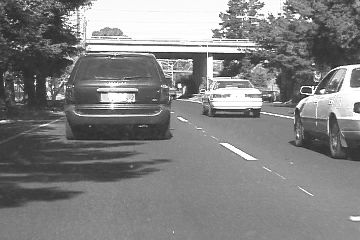
#> input picture Car4/img/0010.jpg, 360 x 240 px; its folder holds only this picture in this run
$ python track.py   (older library calls are emulated)
#> lines starting #> are read from the running program, lines starting #| are printed output that depends on the picture
import os
import sys
import cv2
import math
import argparse
import numpy as np
from copy import deepcopy
import matplotlib.pyplot as plt


# [16 lines left out: function shift_data, not called in this run]

def display_groundtruth(images, gt_path, test_video):
	f = open(gt_path, "r")
	result = []

	cnt = 1
	for im in images:
		bb = f.readline()
		if test_video == 1:
			bb = bb.split()
		else:
			bb = bb.split(',')
		bb = np.asarray(bb, dtype=int)
		im = cv2.rectangle(im, (bb[0], bb[1]), (bb[2]+bb[0], bb[3]+bb[1]), color=(0,0,255), thickness=2)
		result.append(im)
		cnt = cnt + 1

	result = np.asarray(result)

	return result

def get_W(p):
	W = np.asarray([[p[0][0]+1, p[2][0], p[4][0]],
				    [p[1][0], p[3][0]+1, p[5][0]]], dtype = 'float32')

	return W

# [12 lines of commented-out code are left out]

def traks_obj_util(img, T, p, bb):
	W = get_W(p)
	# img = cv2.cvtColor(img, cv2.COLOR_BGR2GRAY)
	# T = cv2.cvtColor(T, cv2.COLOR_BGR2GRAY)
	W = cv2.invertAffineTransform(W)

	I = cv2.warpAffine(img, W, (img.shape[1], img.shape[0]))

	grad_x = cv2.Sobel(img, cv2.CV_32F, 1, 0, ksize=3)
	grad_y = cv2.Sobel(img, cv2.CV_32F, 0, 1, ksize=3)

	grad_x = cv2.warpAffine(grad_x, W, (grad_x.shape[1], grad_x.shape[0]))
	grad_y = cv2.warpAffine(grad_y, W, (grad_y.shape[1], grad_y.shape[0]))


	H = np.zeros((6,6))
	temp = np.zeros((6,1))

	error = T - I
	err = np.reshape(error,(-1,1))
	sigma = np.std(err)


	for y in range(bb[0], bb[2], 1):
		for x in range(bb[1], bb[3], 1):
			del_W = np.asarray([[x, 0, y, 0, 1, 0],
							    [0, x, 0, y, 0, 1]])
			grad = np.asarray([grad_x[y,x], grad_y[y,x]])

			sd = np.matmul(grad, del_W)
			sd = np.reshape(sd, (1,6))

			e = T[y, x] - I[y, x]

			# [10 lines of commented-out code are left out]
			H_ = np.matmul(sd.transpose(), sd)
			temp =  temp + sd.transpose()*e
			H = H + H_

	H_inv = np.linalg.inv(H)
	delta_p = np.matmul(H_inv, temp)

	e = 0
	for y in range(bb[0], bb[2], 1):
		for x in range(bb[1], bb[3], 1):
			e = e + (I[y, x] - T[y, x])**2

	return delta_p, I, math.sqrt(e)

# [237 lines left out: functions find_avg_brightness, track_obj_dragon, checkP, track_obj, not called in this run]

def track_obj_car(img, T, T_bb, p, cnt, bb):
	img = cv2.cvtColor(img, cv2.COLOR_BGR2GRAY)
	T = cv2.cvtColor(T, cv2.COLOR_BGR2GRAY)
	# [6 lines of commented-out code are left out]

	img = np.asarray(img, dtype='float32')
	T = np.asarray(T, dtype='float32')
	count = 0
	p_orig = p

	while count < 500:
		# img_copy = deepcopy(img)
		p_last = p
		delta_p, I, e = traks_obj_util(img, T, p, T_bb)
		p = p + delta_p
		count = count + 1
		if np.linalg.norm(delta_p) < 0.001:
			print('Found at ', count)
			break
		if np.linalg.norm(p) >= 185:
			p = p_orig
			break
	if count == 500:
		print("Oh no!! Couldn't track object!!!! Tragedy!!!!!!")
		p = p_orig


	# cv2.imwrite('Warped_car/frame' + str(cnt) + '.png', I)

	print("norm of delta p", np.linalg.norm(delta_p))
	print("e: ", e)
	W_inv = get_W(p)

	T1 = np.asarray([T_bb[1], T_bb[0], 1])
	T2 = np.asarray([T_bb[3], T_bb[2], 1])

	x1, y1 = np.matmul(W_inv, np.reshape(T1, (3,1)))
	x2, y2 = np.matmul(W_inv, np.reshape(T2, (3,1)))
	return np.asarray([int(y1), int(x1), int(y2), int(x2)]), p

def generate_video(gt_path,test_video,output_path,vid_path):
	cur_path = os.path.dirname(os.path.abspath(__file__))
	img_path = os.path.join(cur_path,output_path )
	images = []

	for name in sorted(os.listdir(img_path)):
		# print(name)
		im = cv2.imread(os.path.join(img_path, name))
		images.append(im)

	images = np.asarray(images)

	res = display_groundtruth(images, gt_path, test_video)

	vidWriter = cv2.VideoWriter(vid_path, cv2.VideoWriter_fourcc(*'mp4v'), 15, (res[0].shape[1], res[0].shape[0]))
	# count = 1
	for img in res:
		vidWriter.write(img)
		# [4 lines of commented-out code are left out]
	vidWriter.release()

# [9 lines left out: function get_bb, not called in this run]

def main():
	Parser = argparse.ArgumentParser()
	Parser.add_argument('--test_video', type=int, default = 1, help = 'Choose the inut test video. (1: Car4, 2: Bolt2, 3: DragonBaby) Default value:1')

	Args = Parser.parse_args()
	test_video = Args.test_video

	if test_video == 1:
		rel_path = "Car4/img"
		T_bb = [51, 70, 138, 177]
	elif test_video == 2:
		rel_path = "Bolt2/img"
		T_bb = [75, 269, 139, 303]
		# T_bb = [80, 269, 123, 303]
	elif test_video == 3:
		rel_path = "DragonBaby/img"
		T_bb = [83, 160, 148, 216]
	else:
		print("Input should be between 1-3.")
		exit()

	cur_path = os.path.dirname(os.path.abspath(__file__))
	img_path = os.path.join(cur_path, rel_path)
	gt_path = os.path.join(img_path, '../groundtruth_rect.txt')

	images = []

	for name in sorted(os.listdir(img_path)):
		im = cv2.imread(os.path.join(img_path, name))
#> im is the input picture: shape (240, 360, 3); min 22, max 255, mean 129.6
		images.append(im)

	images = np.asarray(images)

	print(len(images))
#| 1

	if test_video ==3:

		T_front = images[0]
		T_bb_front = [83, 160, 148, 216]
		T_side = images[10]
		T_bb_side = [59, 145, 130, 210]
		T_back = images[27]
		T_bb_back = [80, 190, 145, 255]

		count = 1
		if not os.path.exists('Output_dragon'):
			os.makedirs('Output_dragon')

		# initialize P
		p_front = np.asarray([0, 0, 0, 0, 0, 0])
		p_front = np.reshape(p_front, (6,1))
		p_side = np.asarray([0, 0, 0, 0, 0, 0])
		p_side = np.reshape(p_side, (6,1))
		p_back = np.asarray([0, 0, 0, 0, 0, 0])
		p_back = np.reshape(p_back, (6,1))
		bb = T_bb_front
		# temp_avg = find_avg_brightness(T[T_bb[0] - 10:T_bb[2] + 10, T_bb[1] - 10:T_bb[3] + 10, :])
		for i in range(len(images)):
			# if count == 0:
			# 	count = count + 1
			# 	continue
			img = deepcopy(images[i])
			bb, p_front, p_side, p_back = track_obj_dragon(images[i], T_front, T_bb_front, T_side, T_bb_side, T_back, T_bb_back, p_front, p_side, p_back, count, bb)
			img = cv2.rectangle(img, (bb[1], bb[0]), (bb[3], bb[2]), color=(255,0,0), thickness=2)

			cv2.imwrite('Output_dragon/frame%03d.png' % count, img)
			count = count + 1

		output_path =  "Output_dragon/"
		vid_path= "./DragonBabyResult.mp4"
		generate_video(gt_path,test_video, output_path, vid_path)


	if test_video ==1:
		T = images[0]

		p = np.asarray([0, 0, 0, 0, 0, 0])
		p = np.reshape(p, (6,1))
		bb = T_bb
		count = 1
		if not os.path.exists('Output_car'):
			os.makedirs('Output_car')
		# if os.path.exists("p_values.txt"):
		# 	os.remove("p_values.txt")
		# 	f = open("p_values.txt", "a")
		for i in range(len(images)):
			# [5 lines of commented-out code are left out]
			print("norm of p",np.linalg.norm(p))
			bb, p = track_obj_car(images[i], T, T_bb, p, i+1, bb)
			img = cv2.rectangle(images[i], (bb[1], bb[0]), (bb[3], bb[2]), color=(255,0,0), thickness=2)

			cv2.imwrite('Output_car/frame%03d.png' % count, img)
			count = count + 1

			print("```````````````````````````````````````", str(i+1))
#> this loop made 1 pass
#> (count, W_inv in track_obj_car, T1 in track_obj_car, T2 in track_obj_car, x1 in track_obj_car, y1 in track_obj_car) on pass 1: (2, [[1, 0, 0], [0, 1, 0]], [70, 51, 1], [177, 138, 1], [70], [51])
#| norm of p 0.0
#| Found at  1
#| norm of delta p 0.0
#| e:  0.0
#| ``````````````````````````````````````` 1
#> pass 1, in traks_obj_util, `grad_x = cv2.Sobel(img, cv2.CV_32F, 1, 0, ksize=3)`:
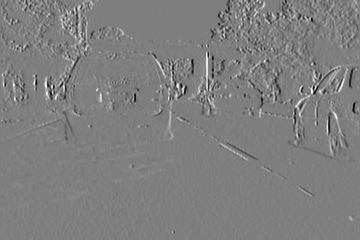
#> grad_x: shape (240, 360) float32; min -709, max 716, mean 1.2; drawn with min black and max white
#> pass 1, in traks_obj_util, `grad_y = cv2.Sobel(img, cv2.CV_32F, 0, 1, ksize=3)`:
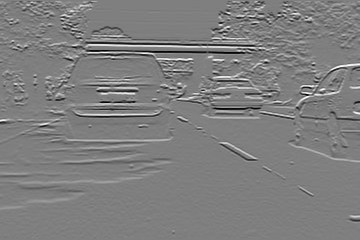
#> grad_y: shape (240, 360) float32; min -862, max 865, mean -1.3; drawn with min black and max white
#> after the loop, count = 2

		output_path =  "Output_car/"
		vid_path= "./CarResult.mp4"
		generate_video(gt_path,test_video, output_path, vid_path)
#> (reads Bolt2/groundtruth_rect.txt from the repository)
#> after the loop in display_groundtruth, `for im in images:`: cnt = 1; result = []
#> in display_groundtruth, `result = np.asarray(result)`: result = empty array

	if test_video == 2:
		T = images[0]

		p = np.asarray([0, 0, 0, 0, 0, 0])
		p = np.reshape(p, (6,1))

		bb = T_bb
		count = 1

		if not os.path.exists('Output_bolt'):
			os.makedirs('Output_bolt')

		for i in range(len(images)):
			# print("norm of p",np.linalg.norm(p))
			print(images[i].shape)
			bb, p = track_obj(images[i], T, T_bb, p, i+1, bb)
			img = cv2.rectangle(images[i], (bb[1], bb[0]), (bb[3], bb[2]), color=(255,0,0), thickness=2)

			cv2.imwrite('Output_bolt/frame%03d.png' % count, img)
			count = count + 1

			print("```````````````````````````````````````", str(i+1))

		output_path =  "Output_bolt/"
		vid_path= "./BoltResult.mp4"
		generate_video(gt_path,test_video, output_path, vid_path)

if __name__ == "__main__":
#> (the run stopped early here; a loop or call above may not have finished)
